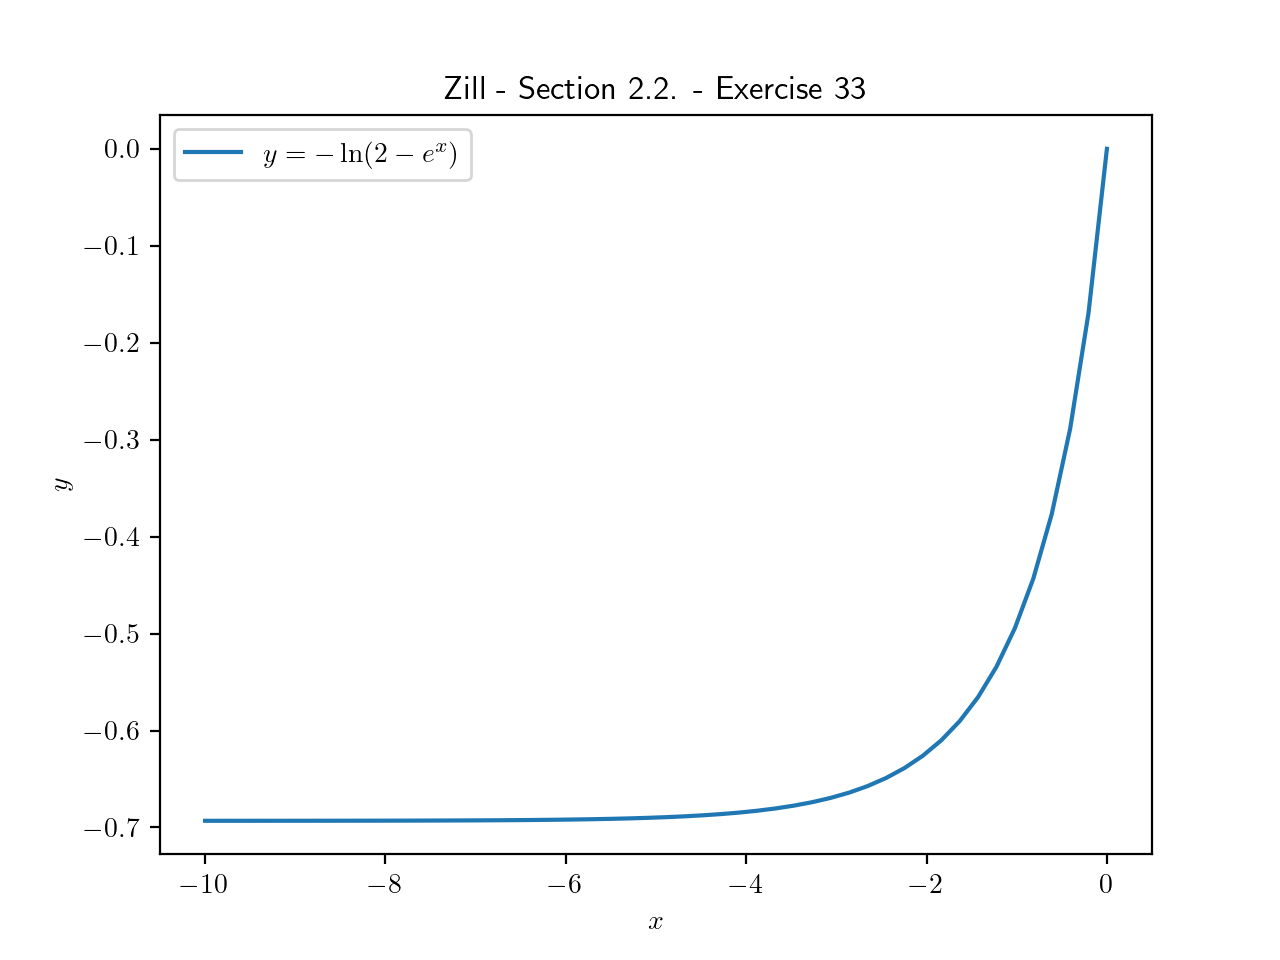

Recreate this plot in Python.
#!/usr/bin/env python3
# Zill - Differential Equations with Boundary-Value Problems
# Section 2.2. - Exercise 33
import numpy as np
import matplotlib
matplotlib.rcParams['text.usetex'] = True
import matplotlib.pyplot as plt

# sample of interval I = (-inf, ln(2))
x = np.linspace(-10, np.floor(np.log(2)))

# function defined by explicit solution
def y(x):
    return -np.log(2 - np.exp(x))

# plot figure and axes
fig, ax = plt.subplots()
solution = ax.plot(x, y(x), label=r"$y = -\ln(2 - e^{x})$")

# add title and label
ax.set_title("Zill - Section 2.2. - Exercise 33")
ax.set_xlabel("$x$")
ax.set_ylabel("$y$")
ax.legend()

# show plot
plt.show()

# save plot
fig.savefig("ch02_02_ex33.pdf")
